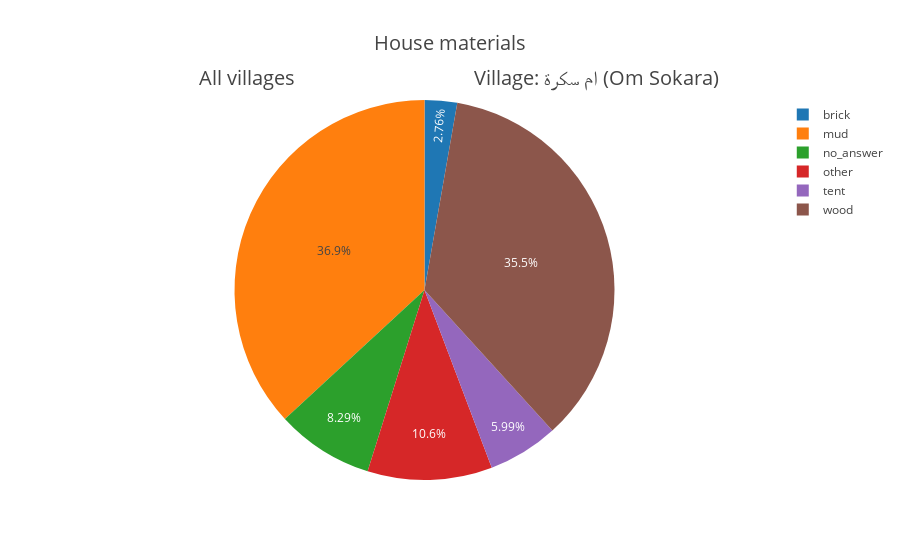
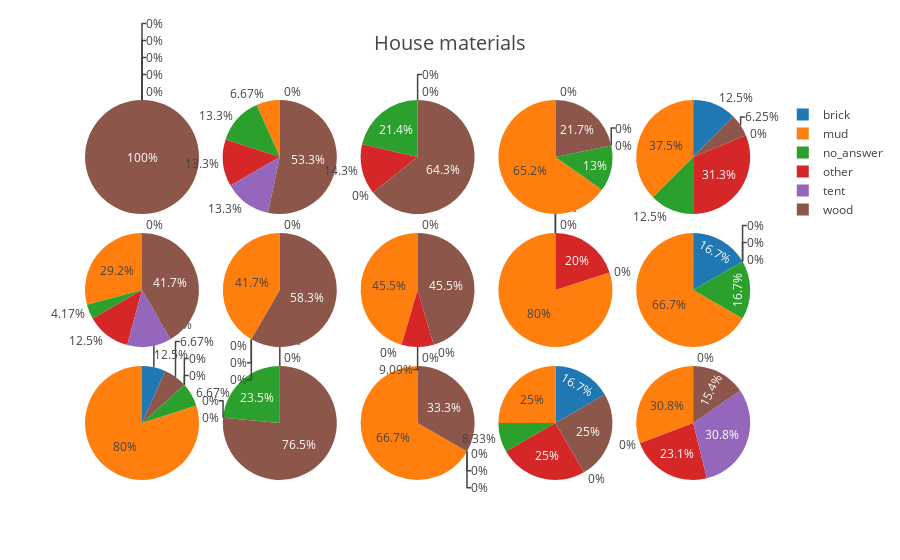

These figures' notebook cell, in order:
### Markdown cell above
Houses materials General and per village

### Code cell
#hey = reg_survey.groupby(['village', 'house_material']).size()

#house_materials_df = pd.DataFrame(index=house_materials_index, columns=villages, data=[house_materials_general])
#print house_materials_df

house_materials_df = pd.crosstab(reg_survey.village, reg_survey.house_material)
#display(house_materials_df)
#HTML(house_materials_df.to_html())

fig_house_materials = {
    "layout": {
        "title": {
            "font": {
                    "size": 20
            },
            "text": "House materials"
        },
        "annotations": [
            {
                "font": {
                    "size": 20
                },
                "showarrow": False,
                "text": "All villages",
                "x": 0.17,
                "y": 1.1
            },
            {
                "font": {
                    "size": 20
                },
                "showarrow": False,
                "text": "Village: " + house_materials_df.iloc[2].name + " (" + villages_dict[house_materials_df.iloc[2].name] + ")",
                "x": 0.93,
                "y": 1.1
            }
        ]
    },
    "data": [
        {

            "values": house_materials_df.sum().values,
            "labels": house_materials_df.columns.values,
            "type": "pie",
            "sort": False
        }
    ]
}

fig_house_materials2 = {
    "layout": {
        "title": {
            "font": {
                    "size": 20
            },
            "text": "House materials"
        }
    },
    "data": []
}

for i in range(len(villages_dict)-1):
    x = .2*(i%5)
    y = 0.35*(i/5)
    fig_house_materials2['data'].append(
        {

            "values": house_materials_df.iloc[i-1].values,
            "labels": house_materials_df.columns.values,
             "domain": {
                "x": [x, x+.18],
                 "y": [y, y+.3]
            },
            "type": "pie",
            "sort": False
        })

iplot(fig_house_materials)
iplot(fig_house_materials2)

### Figure 1 — Plotly figure (JSON) as saved in the notebook; plotly's stock layout.template omitted (floating-point values rounded to 4 significant figures)
{"data": [{"labels": ["brick", "mud", "no_answer", "other", "tent", "wood"], "sort": false, "type": "pie", "values": [6, 80, 18, 23, 13, 77]}], "layout": {"annotations": [{"font": {"size": 20}, "showarrow": false, "text": "All villages", "x": 0.17, "y": 1.1}, {"font": {"size": 20}, "showarrow": false, "text": "Village: ام سكرة (Om Sokara)", "x": 0.93, "y": 1.1}], "title": {"font": {"size": 20}, "text": "House materials"}}}

### Figure 2 — Plotly figure (JSON) as saved in the notebook; plotly's stock layout.template omitted (floating-point values rounded to 4 significant figures)
{"data": [{"domain": {"x": [0, 0.18], "y": [0, 0.3]}, "labels": ["brick", "mud", "no_answer", "other", "tent", "wood"], "sort": false, "type": "pie", "values": [1, 12, 1, 0, 0, 1]}, {"domain": {"x": [0.2, 0.38], "y": [0, 0.3]}, "labels": ["brick", "mud", "no_answer", "other", "tent", "wood"], "sort": false, "type": "pie", "values": [0, 0, 4, 0, 0, 13]}, {"domain": {"x": [0.4, 0.58], "y": [0, 0.3]}, "labels": ["brick", "mud", "no_answer", "other", "tent", "wood"], "sort": false, "type": "pie", "values": [0, 10, 0, 0, 0, 5]}, {"domain": {"x": [0.6, 0.78], "y": [0, 0.3]}, "labels": ["brick", "mud", "no_answer", "other", "tent", "wood"], "sort": false, "type": "pie", "values": [2, 3, 1, 3, 0, 3]}, {"domain": {"x": [0.8, 0.98], "y": [0, 0.3]}, "labels": ["brick", "mud", "no_answer", "other", "tent", "wood"], "sort": false, "type": "pie", "values": [0, 8, 0, 6, 8, 4]}, {"domain": {"x": [0, 0.18], "y": [0.35, 0.65]}, "labels": ["brick", "mud", "no_answer", "other", "tent", "wood"], "sort": false, "type": "pie", "values": [0, 7, 1, 3, 3, 10]}, {"domain": {"x": [0.2, 0.38], "y": [0.35, 0.65]}, "labels": ["brick", "mud", "no_answer", "other", "tent", "wood"], "sort": false, "type": "pie", "values": [0, 5, 0, 0, 0, 7]}, {"domain": {"x": [0.4, 0.58], "y": [0.35, 0.65]}, "labels": ["brick", "mud", "no_answer", "other", "tent", "wood"], "sort": false, "type": "pie", "values": [0, 5, 0, 1, 0, 5]}, {"domain": {"x": [0.6, 0.78], "y": [0.35, 0.65]}, "labels": ["brick", "mud", "no_answer", "other", "tent", "wood"], "sort": false, "type": "pie", "values": [0, 4, 0, 1, 0, 0]}, {"domain": {"x": [0.8, 0.98], "y": [0.35, 0.65]}, "labels": ["brick", "mud", "no_answer", "other", "tent", "wood"], "sort": false, "type": "pie", "values": [1, 4, 1, 0, 0, 0]}, {"domain": {"x": [0, 0.18], "y": [0.7, 1]}, "labels": ["brick", "mud", "no_answer", "other", "tent", "wood"], "sort": false, "type": "pie", "values": [0, 0, 0, 0, 0, 6]}, {"domain": {"x": [0.2, 0.38], "y": [0.7, 1]}, "labels": ["brick", "mud", "no_answer", "other", "tent", "wood"], "sort": false, "type": "pie", "values": [0, 1, 2, 2, 2, 8]}, {"domain": {"x": [0.4, 0.58], "y": [0.7, 1]}, "labels": ["brick", "mud", "no_answer", "other", "tent", "wood"], "sort": false, "type": "pie", "values": [0, 0, 3, 2, 0, 9]}, {"domain": {"x": [0.6, 0.78], "y": [0.7, 1]}, "labels": ["brick", "mud", "no_answer", "other", "tent", "wood"], "sort": false, "type": "pie", "values": [0, 15, 3, 0, 0, 5]}, {"domain": {"x": [0.8, 0.98], "y": [0.7, 1]}, "labels": ["brick", "mud", "no_answer", "other", "tent", "wood"], "sort": false, "type": "pie", "values": [2, 6, 2, 5, 0, 1]}], "layout": {"title": {"font": {"size": 20}, "text": "House materials"}}}
